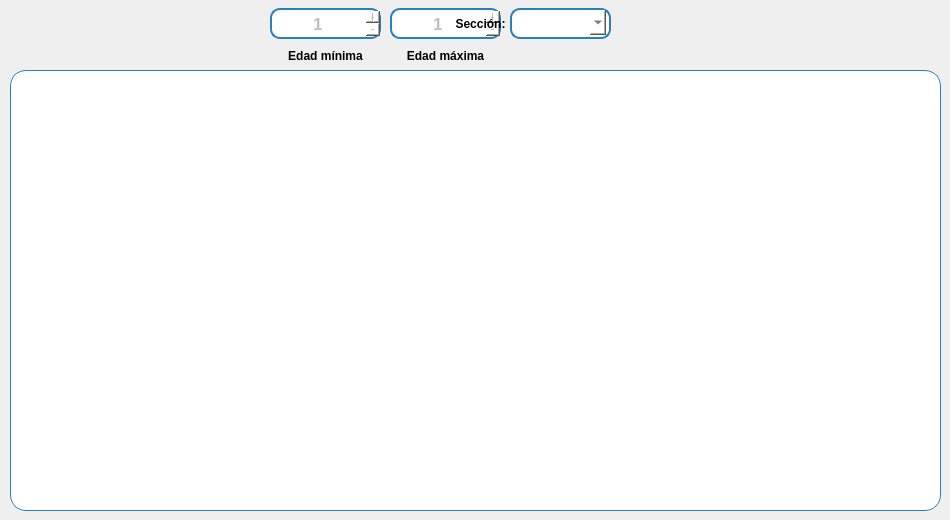
       <widget class="QWidget" name="Estadisticos">
        <widget class="QFrame" name="frGrafica_border">
         <property name="geometry">
          <rect>
           <x>10</x>
           <y>70</y>
           <width>931</width>
           <height>441</height>
          </rect>
         </property>
         <property name="styleSheet">
          <string notr="true">QFrame#frGrafica_border{
	background-color: white;
	border: 1.2px solid #2980b9;
	border-radius: 16px;
}</string>
         </property>
         <property name="frameShape">
          <enum>QFrame::Shape::StyledPanel</enum>
         </property>
         <property name="frameShadow">
          <enum>QFrame::Shadow::Raised</enum>
         </property>
         <layout class="QVBoxLayout" name="verticalLayout_2">
          <item>
           <widget class="QFrame" name="frGrafica_reportes">
            <property name="styleSheet">
             <string notr="true">background-color: transparent;</string>
            </property>
            <property name="frameShape">
             <enum>QFrame::Shape::StyledPanel</enum>
            </property>
            <property name="frameShadow">
             <enum>QFrame::Shadow::Raised</enum>
            </property>
            <layout class="QVBoxLayout" name="verticalLayout"/>
           </widget>
          </item>
         </layout>
        </widget>
        <widget class="QLabel" name="lblMax">
         <property name="geometry">
          <rect>
           <x>390</x>
           <y>40</y>
           <width>111</width>
           <height>31</height>
          </rect>
         </property>
         <property name="font">
          <font>
           <family>Segoe UI</family>
           <pointsize>9</pointsize>
           <bold>true</bold>
          </font>
         </property>
         <property name="styleSheet">
          <string notr="true"/>
         </property>
         <property name="text">
          <string>Edad máxima</string>
         </property>
         <property name="alignment">
          <set>Qt::AlignmentFlag::AlignCenter</set>
         </property>
         <property name="wordWrap">
          <bool>true</bool>
         </property>
        </widget>
        <widget class="QSpinBox" name="spnMax">
         <property name="enabled">
          <bool>false</bool>
         </property>
         <property name="geometry">
          <rect>
           <x>390</x>
           <y>8</y>
           <width>111</width>
           <height>31</height>
          </rect>
         </property>
         <property name="font">
          <font>
           <family>Segoe UI</family>
           <pointsize>13</pointsize>
           <bold>true</bold>
          </font>
         </property>
         <property name="focusPolicy">
          <enum>Qt::FocusPolicy::ClickFocus</enum>
         </property>
         <property name="styleSheet">
          <string notr="true">QSpinBox{
	background-color: white;
	border: 1.5px solid #2980b9;
	border-radius: 10px;
}
QSpinBox::up-button {
    subcontrol-origin: border;
    subcontrol-position: center right;
    width: 20px;
	height: 25px;
    image: url(:/icons/flecha_arriba.png);
}

QSpinBox::down-button {
    subcontrol-origin: border;
    subcontrol-position: center left;
    width: 20px;
	height: 25px;
    image: url(:/icons/flecha_abajo.png);
}</string>
         </property>
         <property name="wrapping">
          <bool>false</bool>
         </property>
         <property name="alignment">
          <set>Qt::AlignmentFlag::AlignCenter</set>
         </property>
         <property name="buttonSymbols">
          <enum>QAbstractSpinBox::ButtonSymbols::PlusMinus</enum>
         </property>
         <property name="minimum">
          <number>1</number>
         </property>
         <property name="maximum">
          <number>999999</number>
         </property>
        </widget>
        <widget class="QLabel" name="lblSeccion_reporte">
         <property name="geometry">
          <rect>
           <x>450</x>
           <y>8</y>
           <width>61</width>
           <height>31</height>
          </rect>
         </property>
         <property name="font">
          <font>
           <family>Segoe UI</family>
           <pointsize>9</pointsize>
           <bold>true</bold>
          </font>
         </property>
         <property name="styleSheet">
          <string notr="true"/>
         </property>
         <property name="text">
          <string>Sección:</string>
         </property>
         <property name="alignment">
          <set>Qt::AlignmentFlag::AlignCenter</set>
         </property>
         <property name="wordWrap">
          <bool>true</bool>
         </property>
        </widget>
        <widget class="QFrame" name="frameSeccion_reporte">
         <property name="geometry">
          <rect>
           <x>510</x>
           <y>8</y>
           <width>101</width>
           <height>31</height>
          </rect>
         </property>
         <property name="minimumSize">
          <size>
           <width>100</width>
           <height>30</height>
          </size>
         </property>
         <property name="maximumSize">
          <size>
           <width>230</width>
           <height>40</height>
          </size>
         </property>
         <property name="styleSheet">
          <string notr="true">QFrame{
	background-color: white;
	border: 1.5px solid #2980b9;
	border-radius: 10px;
}
QComboBox QAbstractItemView {
    border: 1px solid #ccc;
    border-radius: 5px;
    background-color: white;
    color: #333;
}
</string>
         </property>
         <property name="frameShape">
          <enum>QFrame::Shape::StyledPanel</enum>
         </property>
         <property name="frameShadow">
          <enum>QFrame::Shadow::Raised</enum>
         </property>
         <widget class="QComboBox" name="cbxSeccion_reporte">
          <property name="geometry">
           <rect>
            <x>5</x>
            <y>2</y>
            <width>91</width>
            <height>25</height>
           </rect>
          </property>
          <property name="minimumSize">
           <size>
            <width>90</width>
            <height>25</height>
           </size>
          </property>
          <property name="maximumSize">
           <size>
            <width>210</width>
            <height>30</height>
           </size>
          </property>
          <property name="font">
           <font>
            <family>Segoe UI</family>
            <pointsize>11</pointsize>
            <bold>true</bold>
           </font>
          </property>
          <property name="cursor">
           <cursorShape>PointingHandCursor</cursorShape>
          </property>
          <property name="styleSheet">
           <string notr="true">QComboBox {
			combobox-popup: 0;
            border-radius: 10px;
            padding: 2px 8px;
            background-color: white;
            color: #2d2d2d;
   
        }
        QComboBox:hover {
            border-color: #0D47A1;
        }
        
        QComboBox QAbstractItemView {
            background-color: white;
            border: 1.5px solid #2980b9;
            border-radius: 8px;
            color: #2d2d2d;
            outline: none;
            padding: 4px 0px;
        }
        QComboBox QAbstractItemView::item {
            min-height: 20px;
            padding: 3px 5px;
        }
        QComboBox QAbstractItemView::item:selected {
            background-color: #2980b9;
            color: white;
        }
        QComboBox QAbstractItemView QScrollBar:vertical {
            border: none;
            background: #f0f7ff;
            width: 7px;
            border-radius: 3px;
            margin: 4px 2px;
        }
        QComboBox QAbstractItemView QScrollBar::handle:vertical {
            background: #2980b9;
            border-radius: 3px;
            min-height: 20px;
        }
        QComboBox QAbstractItemView QScrollBar::add-line:vertical,
        QComboBox QAbstractItemView QScrollBar::sub-line:vertical {
            height: 0px;
        }</string>
          </property>
          <property name="iconSize">
           <size>
            <width>10</width>
            <height>10</height>
           </size>
          </property>
         </widget>
        </widget>
        <widget class="QLabel" name="lblMin">
         <property name="geometry">
          <rect>
           <x>280</x>
           <y>40</y>
           <width>91</width>
           <height>31</height>
          </rect>
         </property>
         <property name="font">
          <font>
           <family>Segoe UI</family>
           <pointsize>9</pointsize>
           <bold>true</bold>
          </font>
         </property>
         <property name="styleSheet">
          <string notr="true"/>
         </property>
         <property name="text">
          <string>Edad mínima</string>
         </property>
         <property name="alignment">
          <set>Qt::AlignmentFlag::AlignCenter</set>
         </property>
         <property name="wordWrap">
          <bool>true</bool>
         </property>
        </widget>
        <widget class="QSpinBox" name="spnMin">
         <property name="enabled">
          <bool>false</bool>
         </property>
         <property name="geometry">
          <rect>
           <x>270</x>
           <y>8</y>
           <width>111</width>
           <height>31</height>
          </rect>
         </property>
         <property name="font">
          <font>
           <family>Segoe UI</family>
           <pointsize>13</pointsize>
           <bold>true</bold>
          </font>
         </property>
         <property name="focusPolicy">
          <enum>Qt::FocusPolicy::ClickFocus</enum>
         </property>
         <property name="styleSheet">
          <string notr="true">QSpinBox{
	background-color: white;
	border: 1.5px solid #2980b9;
	border-radius: 10px;
}
QSpinBox::up-button {
    subcontrol-origin: border;
    subcontrol-position: center right;
    width: 20px;
	height: 25px;
    image: url(:/icons/flecha_arriba.png);
}

QSpinBox::down-button {
    subcontrol-origin: border;
    subcontrol-position: center left;
    width: 20px;
	height: 25px;
    image: url(:/icons/flecha_abajo.png);
}</string>
         </property>
         <property name="alignment">
          <set>Qt::AlignmentFlag::AlignCenter</set>
         </property>
         <property name="buttonSymbols">
          <enum>QAbstractSpinBox::ButtonSymbols::PlusMinus</enum>
         </property>
         <property name="accelerated">
          <bool>false</bool>
         </property>
         <property name="minimum">
          <number>1</number>
         </property>
         <property name="maximum">
          <number>99999</number>
         </property>
        </widget>
       </widget>
